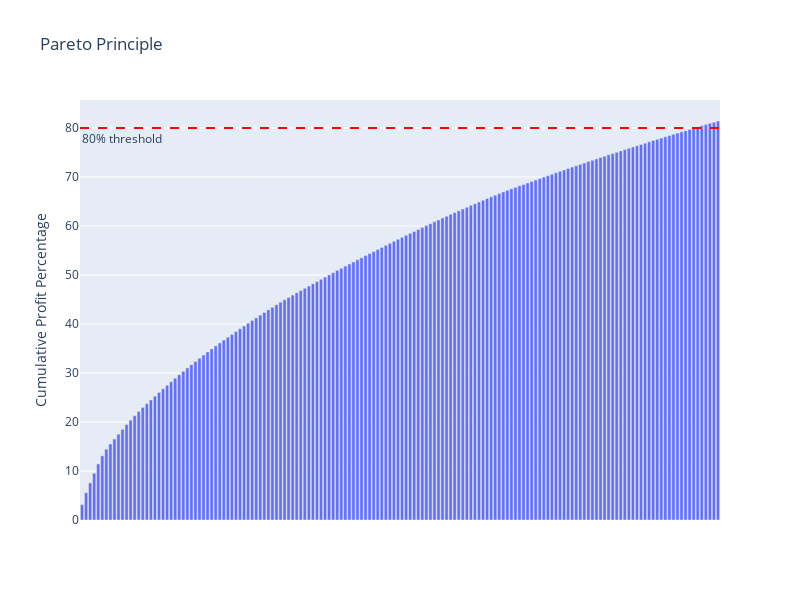

Notebook code cell kept with this figure:
### Code cell
fig = px.bar(customer_profit_20.reset_index(),  
             x='Customer Name', y='cumprofit_perc',
             labels={'cumprofit_perc': 'Cumulative Profit Percentage'},
             title='Pareto Principle',
             height=600, width=800)

# Let's add a horizontal line so we can see if 
# cumulative profit of top 20% of customers reaches the 80% mark
fig.add_hline(y=80, line_dash="dash", line_color="red", annotation_text="80% threshold", 
              annotation_position="bottom left")

fig.update_xaxes(showticklabels=False, title='')

fig.show()

print(f'The top 20% of customers contribute to {customer_profit_20.iloc[-1]["cumprofit_perc"]:.2f}% of the total profit.')

### Figure 1 — Plotly figure (JSON) as saved in the notebook; plotly's stock layout.template omitted (floating-point values rounded to 4 significant figures; data arrays with more than 128 entries replaced by an {"elided": "..."} marker saying what was removed)
{"data": [{"alignmentgroup": "True", "hovertemplate": "Customer Name=%{x}<br>Cumulative Profit Percentage=%{y}<extra></extra>", "legendgroup": "", "marker": {"color": "#636efa", "pattern": {"shape": ""}}, "name": "", "offsetgroup": "", "orientation": "v", "showlegend": false, "textposition": "auto", "type": "bar", "x": {"elided": "158 str values"}, "xaxis": "x", "y": {"elided": "158 float values"}, "yaxis": "y"}], "layout": {"annotations": [{"showarrow": false, "text": "80% threshold", "x": 0, "xanchor": "left", "xref": "x domain", "y": 80, "yanchor": "top", "yref": "y"}], "barmode": "relative", "height": 600, "legend": {"tracegroupgap": 0}, "shapes": [{"line": {"color": "red", "dash": "dash"}, "type": "line", "x0": 0, "x1": 1, "xref": "x domain", "y0": 80, "y1": 80, "yref": "y"}], "title": {"text": "Pareto Principle"}, "width": 800, "xaxis": {"anchor": "y", "domain": [0, 1], "showticklabels": false, "title": {"text": ""}}, "yaxis": {"anchor": "x", "domain": [0, 1], "title": {"text": "Cumulative Profit Percentage"}}}}
